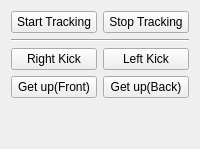
         <widget class="QWidget" name="tab_demo">
          <attribute name="title">
           <string>Demo</string>
          </attribute>
          <layout class="QGridLayout" name="gridLayout_14">
           <item row="2" column="1">
            <widget class="QPushButton" name="button_l_kick">
             <property name="text">
              <string>Left Kick</string>
             </property>
            </widget>
           </item>
           <item row="0" column="0">
            <widget class="QPushButton" name="button_demo_start">
             <property name="text">
              <string>Start Tracking</string>
             </property>
            </widget>
           </item>
           <item row="0" column="1">
            <widget class="QPushButton" name="button_demo_stop">
             <property name="text">
              <string>Stop Tracking</string>
             </property>
            </widget>
           </item>
           <item row="3" column="1">
            <widget class="QPushButton" name="button_getup_back">
             <property name="text">
              <string>Get up(Back)</string>
             </property>
            </widget>
           </item>
           <item row="4" column="0">
            <spacer name="verticalSpacer_3">
             <property name="orientation">
              <enum>Qt::Vertical</enum>
             </property>
             <property name="sizeHint" stdset="0">
              <size>
               <width>20</width>
               <height>40</height>
              </size>
             </property>
            </spacer>
           </item>
           <item row="2" column="0">
            <widget class="QPushButton" name="button_r_kick">
             <property name="text">
              <string>Right Kick</string>
             </property>
            </widget>
           </item>
           <item row="3" column="0">
            <widget class="QPushButton" name="button_getup_front">
             <property name="text">
              <string>Get up(Front)</string>
             </property>
            </widget>
           </item>
           <item row="1" column="0" colspan="2">
            <widget class="Line" name="line_6">
             <property name="orientation">
              <enum>Qt::Horizontal</enum>
             </property>
            </widget>
           </item>
          </layout>
         </widget>
